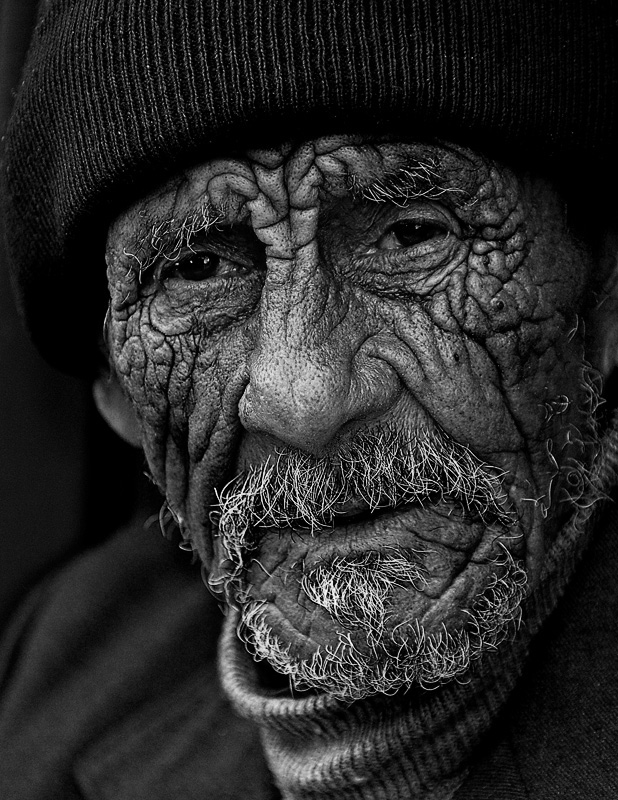
#> input picture images/oldMan.jpg, 618 x 800 px
$ jupyter execute 7.ipynb
#> lines starting #> are read from the running program, lines starting #| are printed output that depends on the picture
[cell 1]
import cv2 as cv
import numpy as np
import matplotlib.pyplot as plt

[cell 2]
image = cv.imread('images/oldMan.jpg', 0)
#> image is the input picture: shape (800, 618); min 0, max 255, mean 41.3

[cell 3]
def apply_gamma_correction(img, gamma_value):
#> called with gamma_value = 1.5
    gamma_table = np.array([(x / 255) ** gamma_value * 255 for x in range(256)], dtype=np.uint8)
    corrected_img = cv.LUT(img, gamma_table)
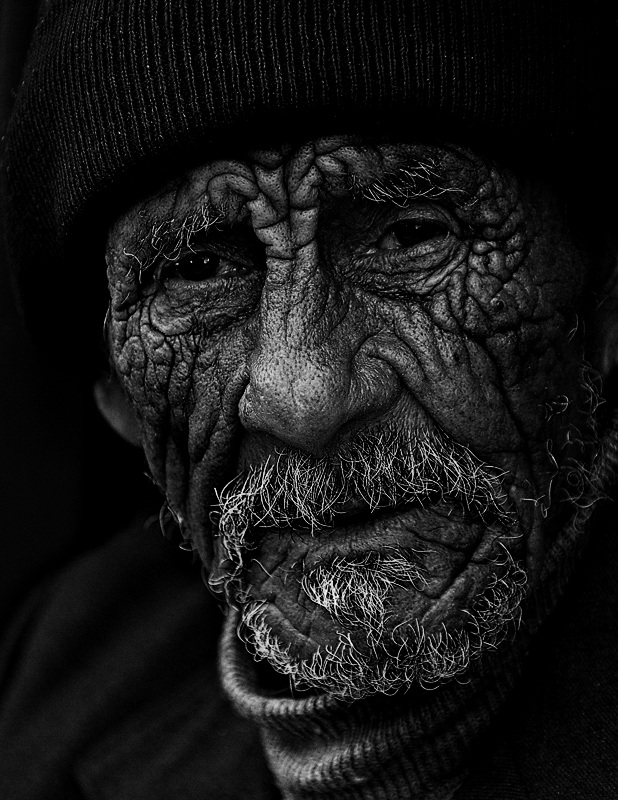
#> corrected_img: shape (800, 618); min 0, max 255, mean 22.6
    return corrected_img

[cell 4]
image_darker = apply_gamma_correction(image, 1.5)
image_brighter = apply_gamma_correction(image, 0.5)
#> call 2 of apply_gamma_correction, with gamma_value = 0.5
#> in apply_gamma_correction (call 2), `corrected_img = cv.LUT(img, gamma_table)`:
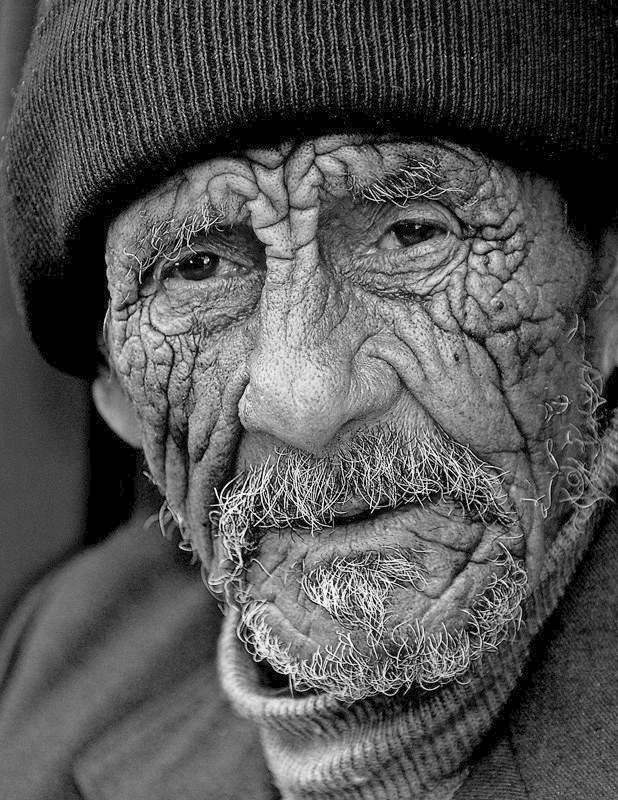
#> corrected_img: shape (800, 618); min 0, max 255, mean 85.7

[cell 5]
cv.imwrite('image_darker.jpg', image_darker)
cv.imwrite('image_brighter.jpg', image_brighter)
#> Out = True

[cell 6]
plt.figure(figsize=(12,4))

plt.subplot(1,3,1)
plt.imshow(image_darker, cmap='gray')
plt.title('dark   gamma = 1.5')
plt.axis('off')

plt.subplot(1, 3, 2)
plt.imshow(image, cmap='gray')
plt.title('Normal')
plt.axis('off')

plt.subplot(1, 3, 3)
plt.imshow(image_brighter, cmap='gray')
plt.title('light   gamma = 0.5')
plt.axis('off')

plt.savefig('output_image.png', dpi=300, bbox_inches='tight')
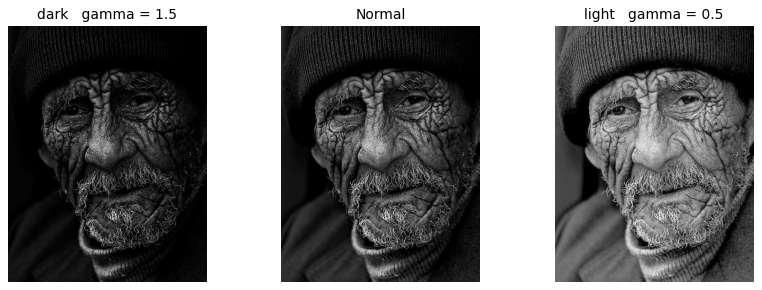
#> figure drawn by matplotlib, 3 panels
plt.show()

[cell 7]
equalized_darker = cv.equalizeHist(image_darker)
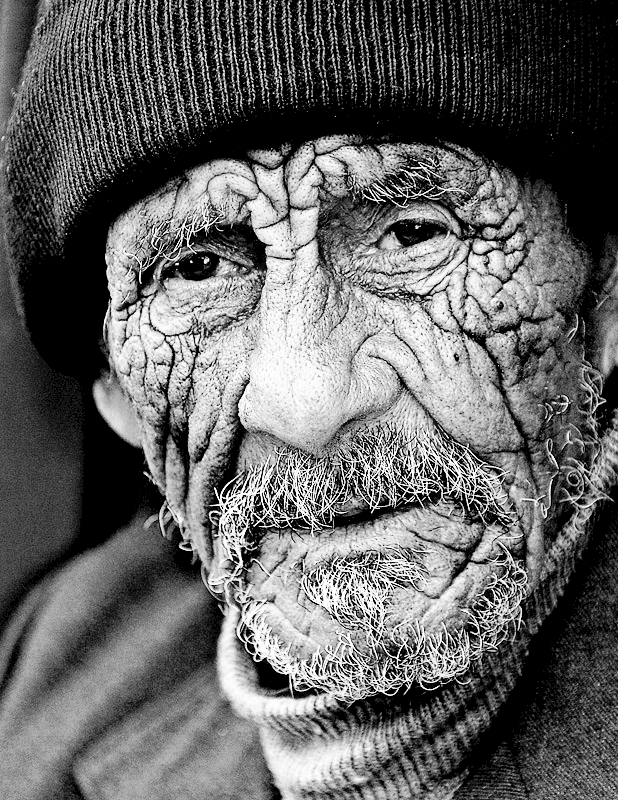
#> equalized_darker: shape (800, 618); min 0, max 255, mean 100.8
equalized_brighter = cv.equalizeHist(image_brighter)
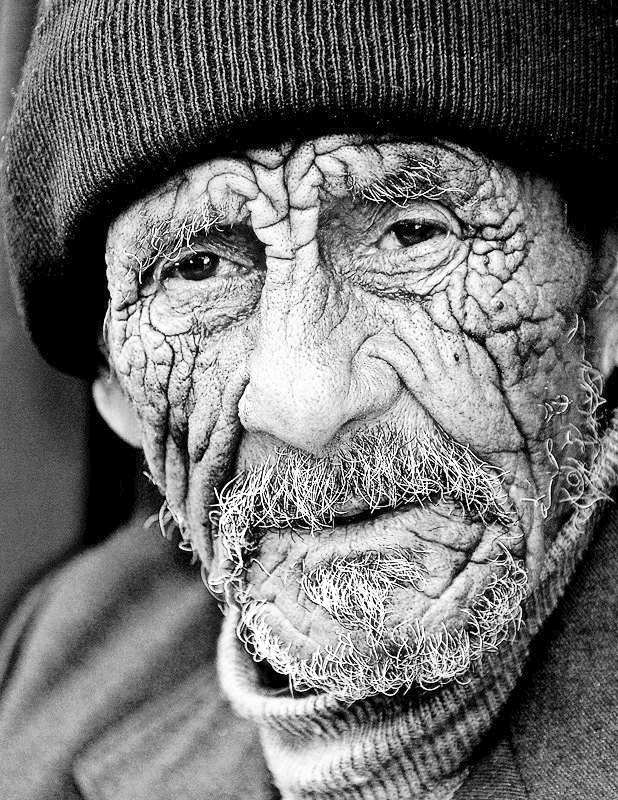
#> equalized_brighter: shape (800, 618); min 0, max 255, mean 115.2

[cell 8]
cv.imwrite('equalized_darker.jpg', equalized_darker)
cv.imwrite('equalized_brighter.jpg', equalized_brighter)
#> Out = True

[cell 9]
images = [image_darker, image_brighter, image, equalized_darker, equalized_brighter]
titles = ['Original Darker', 'Original Brighter', 'Original', 'Equalized Darker', 'Equalized Brighter']

plt.figure(figsize=(30, 50))

[cell 10]
for i in range(5):

    plt.subplot(1, 5, i + 1)
    plt.imshow(images[i], cmap='gray')
    plt.title(titles[i], fontsize=10, pad=10)
    plt.axis('off')

plt.tight_layout()
plt.show()

[cell 11]
for i in range(5):

    plt.subplot(2, 5, i + 6)
    hist = cv.calcHist([images[i]], [0], None, [256], [0, 256])
    plt.plot(hist, color='blue')
    plt.xlim([0, 256])

plt.tight_layout()
plt.show()
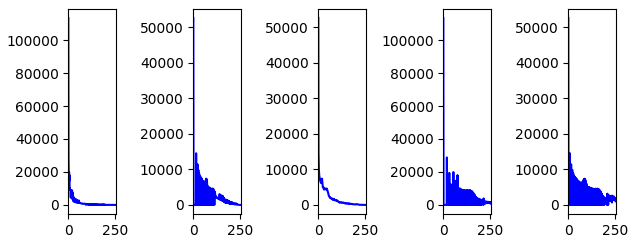
#> figure drawn by matplotlib, 5 panels; panel 1: curve peaks at x = 0, y = 113399; panel 2: curve peaks at x = 0, y = 52611; panel 3: curve peaks at x = 0, y = 52611; panel 4: curve peaks at x = 0, y = 113399
